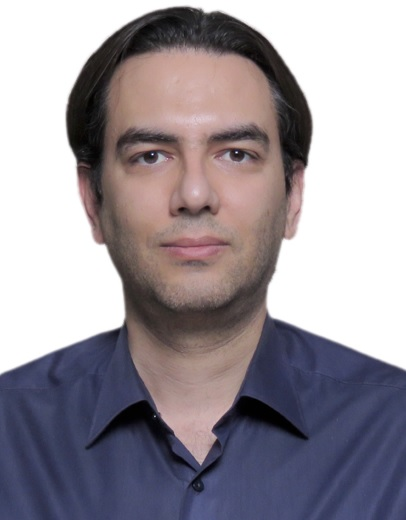
#> input picture 57515.jpg, 406 x 520 px
$ jupyter execute img02.ipynb
#> lines starting #> are read from the running program, lines starting #| are printed output that depends on the picture; after the words box and inside, x2 and y2 are one past the last pixel; in counts of white or black regions, pixels touching at a corner belong together
[cell 1]
import cv2
import numpy as np
import matplotlib.pyplot as plt

[cell 2]
img = cv2.imread("57515.jpg")
#> img is the input picture: shape (520, 406, 3); mean B, G, R 154.7, 147.3, 153.9

[cell 3]
img.shape
#> Out = (520, 406, 3)

[cell 4]
plt.imshow(img[...,::-1])

[cell 5]
b,g,r = cv2.split(img)
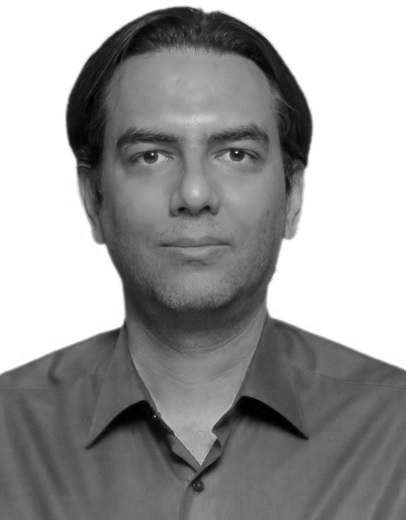
#> b: shape (520, 406); min 0, max 255, mean 154.7
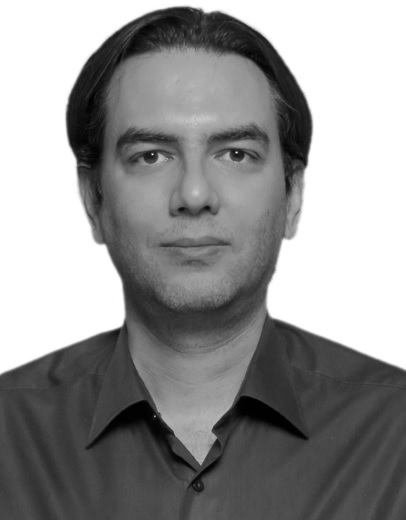
#> g: shape (520, 406); min 0, max 255, mean 147.3
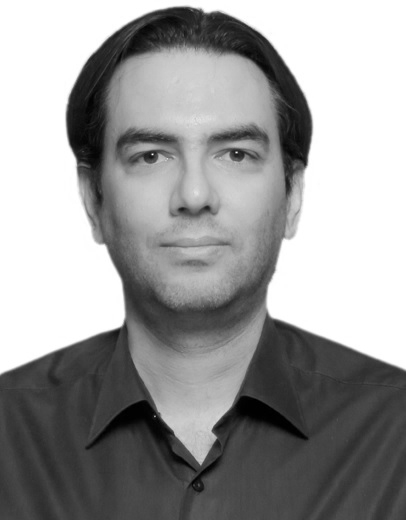
#> r: shape (520, 406); min 0, max 255, mean 153.9

[cell 6]
type(img)

[cell 7]
img1 = np.where(img==255, 0,img)
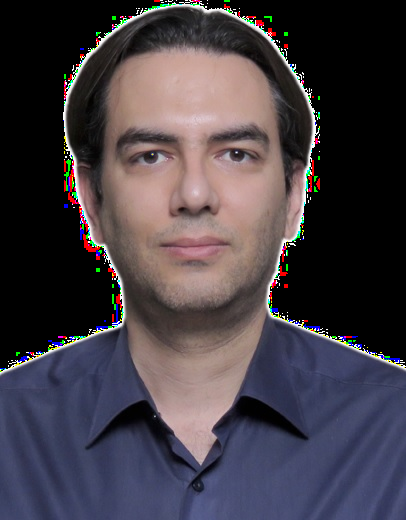
#> img1: shape (520, 406, 3); mean B, G, R 67.8, 60.8, 67.5

[cell 8]
plt.imshow(img1[...,::-1])

[cell 9]
forth_chan = np.zeros((520,406),np.uint8)
forth_chan = np.where(b==255,0,255)
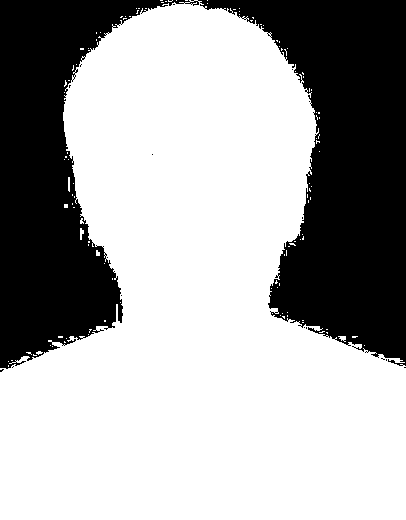
#> forth_chan: shape (520, 406) int64; 65.9% white; 17 black regions (16 under 20 px), largest, box (x1, y1, x2, y2) and area: (0, 0, 406, 369) 71876

[cell 10]
plt.imshow(forth_chan, cmap = 'gray')

[cell 11]
png_img = np.zeros((520,406,4),np.uint8)

[cell 12]
png_img[:,:,0:3] = img

[cell 13]
png_img[:,:,3] = forth_chan

[cell 14]
cv2.imwrite("my.png",png_img)
#> Out = True
